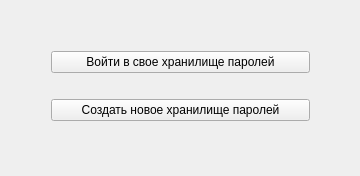
<?xml version="1.0" encoding="UTF-8"?>
<ui version="4.0">
 <class>LoginInAppWindow</class>
 <widget class="QMainWindow" name="LoginInAppWindow">
  <property name="geometry">
   <rect>
    <x>0</x>
    <y>0</y>
    <width>360</width>
    <height>176</height>
   </rect>
  </property>
  <property name="windowTitle">
   <string>LoginInAppWindow</string>
  </property>
  <widget class="QWidget" name="centralWidget">
   <widget class="QWidget" name="verticalLayoutWidget">
    <property name="geometry">
     <rect>
      <x>40</x>
      <y>40</y>
      <width>281</width>
      <height>91</height>
     </rect>
    </property>
    <layout class="QVBoxLayout" name="verticalLayout_2">
     <item>
      <widget class="QPushButton" name="loginButton">
       <property name="maximumSize">
        <size>
         <width>16777215</width>
         <height>23</height>
        </size>
       </property>
       <property name="text">
        <string>Войти в свое хранилище паролей</string>
       </property>
      </widget>
     </item>
     <item>
      <spacer name="horizontalSpacer">
       <property name="orientation">
        <enum>Qt::Horizontal</enum>
       </property>
       <property name="sizeHint" stdset="0">
        <size>
         <width>40</width>
         <height>20</height>
        </size>
       </property>
      </spacer>
     </item>
     <item>
      <widget class="QPushButton" name="createButton">
       <property name="text">
        <string>Создать новое хранилище паролей</string>
       </property>
      </widget>
     </item>
    </layout>
   </widget>
  </widget>
 </widget>
 <layoutdefault spacing="6" margin="11"/>
 <resources/>
 <connections/>
</ui>
